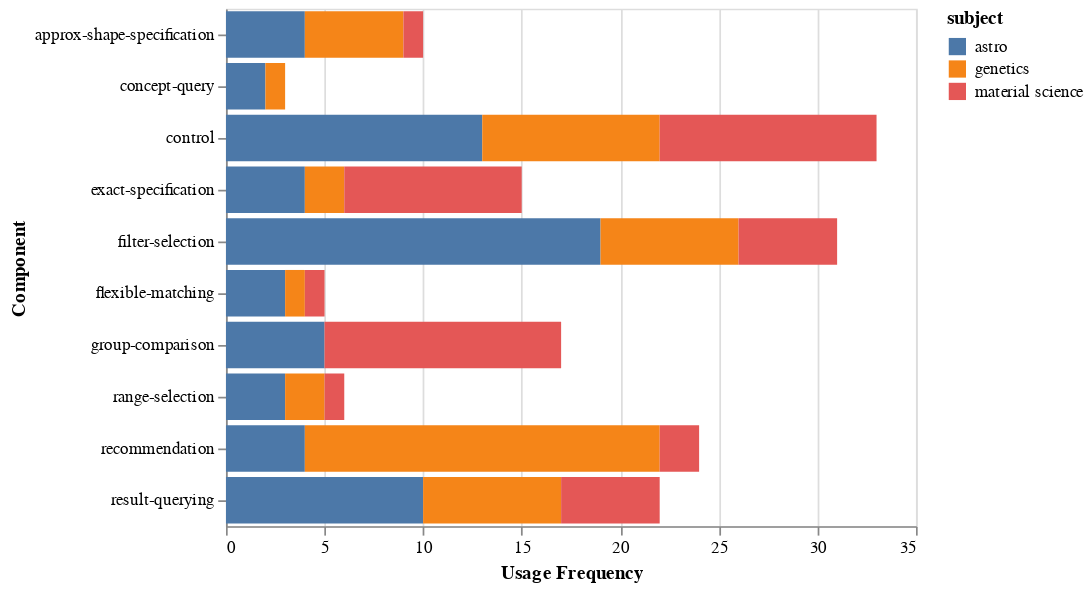

Notebook cell for this chart:
### Code cell
alt.Chart(df_frequency_by_subject_feature).mark_bar().encode(
    alt.X("Usage Frequency"),
    alt.Y("Component"),
    color = "subject"
)

### Figure 1 — Vega-Lite specification as saved in the notebook (floating-point values rounded to 4 significant figures)
{"$schema": "https://vega.github.io/schema/vega-lite/v2.6.0.json", "config": {"view": {"height": 300, "width": 400}}, "data": {"name": "data-2675aa5d578f707c441670beb0a11dcd"}, "datasets": {"data-2675aa5d578f707c441670beb0a11dcd": [{"Component": "approx-shape-specification", "Usage Frequency": 4, "subject": "astro"}, {"Component": "concept-query", "Usage Frequency": 2, "subject": "astro"}, {"Component": "control", "Usage Frequency": 13, "subject": "astro"}, {"Component": "exact-specification", "Usage Frequency": 4, "subject": "astro"}, {"Component": "filter-selection", "Usage Frequency": 19, "subject": "astro"}, {"Component": "flexible-matching", "Usage Frequency": 3, "subject": "astro"}, {"Component": "group-comparison", "Usage Frequency": 5, "subject": "astro"}, {"Component": "range-selection", "Usage Frequency": 3, "subject": "astro"}, {"Component": "recommendation", "Usage Frequency": 4, "subject": "astro"}, {"Component": "result-querying", "Usage Frequency": 10, "subject": "astro"}, {"Component": "approx-shape-specification", "Usage Frequency": 5, "subject": "genetics"}, {"Component": "concept-query", "Usage Frequency": 1, "subject": "genetics"}, {"Component": "control", "Usage Frequency": 9, "subject": "genetics"}, {"Component": "exact-specification", "Usage Frequency": 2, "subject": "genetics"}, {"Component": "filter-selection", "Usage Frequency": 7, "subject": "genetics"}, {"Component": "flexible-matching", "Usage Frequency": 1, "subject": "genetics"}, {"Component": "range-selection", "Usage Frequency": 2, "subject": "genetics"}, {"Component": "recommendation", "Usage Frequency": 18, "subject": "genetics"}, {"Component": "result-querying", "Usage Frequency": 7, "subject": "genetics"}, {"Component": "approx-shape-specification", "Usage Frequency": 1, "subject": "material science"}, {"Component": "control", "Usage Frequency": 11, "subject": "material science"}, {"Component": "exact-specification", "Usage Frequency": 9, "subject": "material science"}, {"Component": "filter-selection", "Usage Frequency": 5, "subject": "material science"}, {"Component": "flexible-matching", "Usage Frequency": 1, "subject": "material science"}, {"Component": "group-comparison", "Usage Frequency": 12, "subject": "material science"}, {"Component": "range-selection", "Usage Frequency": 1, "subject": "material science"}, {"Component": "recommendation", "Usage Frequency": 2, "subject": "material science"}, {"Component": "result-querying", "Usage Frequency": 5, "subject": "material science"}]}, "encoding": {"color": {"field": "subject", "type": "nominal"}, "x": {"field": "Usage Frequency", "type": "quantitative"}, "y": {"field": "Component", "type": "nominal"}}, "mark": "bar"}
